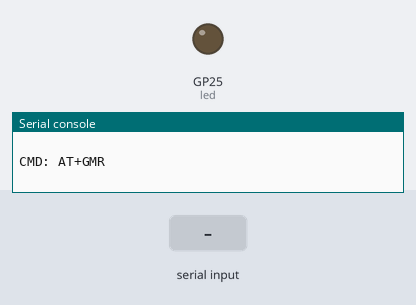
Simulated run of this program. Board: Raspberry Pi Pico running MicroPython. Shown: output pins drawn as LEDs (lit = HIGH), the last lines printed to the serial console. The inputs (shaded band) are chosen by the test bench. The modem accepts every AT command (registered, SIM ready, sends succeed) and sends nothing else; values from a settings file that is not in the repository are placeholders.

Above: at 5.0 s.
5.1 s: "+IPD\n" received over the second serial link
At 46.0 s:
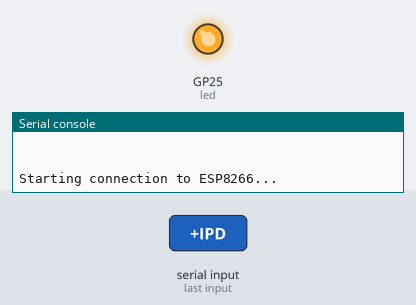
Timing chart, 0 to 46.7 s (numbered marks = the images above; inputs shaded):
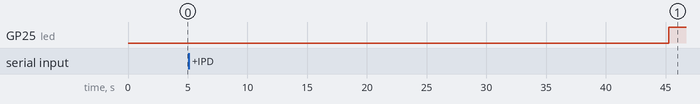

The program:

main.py
```python
import uos
from machine import UART, Pin,ADC
import utime
import time
led = Pin(25,Pin.OUT)
recv_buf="" # receive buffer global variable
sensor_temp = ADC(4) # Connect to the internal temperature sensor
conversion_factor = 3.3 / (65535)
try:
    from secrets import secrets
except ImportError:
    print("All secret keys are kept in secrets.py, please add them there!")
    raise
ssid = secrets["ssid" ]
password_wifi = secrets["password"]
print()
print("Machine: \t" + uos.uname()[4])
print("MicroPython: \t" + uos.uname()[3])
rx_pin = Pin(17)
tx_pin = Pin(16)
temp_in_pin = Pin(0)
temp_out_pin = Pin(1)

#uart = UART(id=0, rx=rx_pin, tx=tx_pin, baudrate=115200)
uart0 = UART(0, rx=rx_pin, tx=tx_pin, baudrate=115200)
#uart0 = UART(0, baudrate=115200)
print(uart0)


def Rx_ESP_Data():
    recv=bytes()
    while uart0.any()>0:
        recv+=uart0.read(1)
    res=recv.decode('utf-8')
    return res

def Connect_WiFi(cmd, uart=uart0, timeout=3000):
    print("CMD: " + cmd)
    uart.write(cmd)
    utime.sleep(7.0)
    Wait_ESP_Rsp(uart, timeout)
    print()

def Send_AT_Cmd(cmd, uart=uart0, timeout=3000):
    print("CMD: " + cmd)
    uart.write(cmd)
    Wait_ESP_Rsp(uart, timeout)
    print()

def Wait_ESP_Rsp(uart=uart0, timeout=3000):
    prvMills = utime.ticks_ms()
    resp = b""
    while (utime.ticks_ms()-prvMills)<timeout:
        if uart.any():
            resp = b"".join([resp, uart.read(1)])
    print("resp:")
    try:
        print(resp.decode())
    except UnicodeError:
        print(resp)

Send_AT_Cmd('AT\r\n')          #Test AT startup
Send_AT_Cmd('AT+GMR\r\n')      #Check version information
Send_AT_Cmd('AT+CIPSERVER=0\r\n')      #Check version information
Send_AT_Cmd('AT+RST\r\n')      #Check version information
Send_AT_Cmd('AT+RESTORE\r\n')  #Restore Factory Default Settings
Send_AT_Cmd('AT+CWMODE?\r\n')  #Query the WiFi mode
Send_AT_Cmd('AT+CWMODE=1\r\n') #Set the WiFi mode = Station mode
Send_AT_Cmd('AT+CWMODE?\r\n')  #Query the WiFi mode again
#Send_AT_Cmd('AT+CWLAP\r\n', timeout=10000) #List available APs
Connect_WiFi('AT+CWJAP="' + ssid +'","' + password_wifi +'"\r\n', timeout=5000) #Connect to AP
Send_AT_Cmd('AT+CIFSR\r\n')    #Obtain the Local IP Address
time.sleep_ms(10)
Send_AT_Cmd('AT+CIPMUX=1\r\n')    #Obtain the Local IP Address
time.sleep_ms(100)
Send_AT_Cmd('AT+CIPSERVER=1,80\r\n')    #Obtain the Local IP Address
time.sleep_ms(100)
print ('Starting connection to ESP8266...')
while True:
    led.value(1)
    time.sleep_ms(100)
    led.value(0)
    res =""
    res=Rx_ESP_Data()
    if '+IPD' in res: # if the buffer contains IPD(a connection), then respond with HTML handshake
        id_index = res.find('+IPD')
        #reading temperature
        reading = sensor_temp.read_u16() * conversion_factor
        temperature = 27 - (reading - 0.706)/0.001721

        print(str(round(temperature, 0)))
        msg = '<center><h2>Temperature: ' + str(round(temperature, 0)) + 'C. </h2></center>'
        print("resp:")
        print(res)
        connection_id =  res[id_index+5]
        print("connectionId:" + connection_id)
        print ('! Incoming connection - sending webpage')
        uart0.write('AT+CIPSEND='+connection_id+',200'+'\r\n')
        #Send a HTTP response then a webpage as bytes the 108 is the amount of bytes you are sending, change this if you change the data sent below
        time.sleep_ms(5)
        uart0.write('HTTP/1.1 200 OK'+'\r\n')
        uart0.write('Content-Type: text/html'+'\r\n')
        uart0.write('Connection: close'+'\r\n')
        uart0.write(''+'\r\n')
        uart0.write('<!DOCTYPE HTML>'+'\r\n')
        uart0.write('<html>'+'\r\n')
        uart0.write('<body><center><h1>Raspberry Pi Pico Web Server</h1></center>'+'\r\n')
        uart0.write(msg +'\r\n')
        uart0.write('</body></html>'+'\r\n')
        utime.sleep_ms(10)
        Send_AT_Cmd('AT+CIPCLOSE='+ connection_id+'\r\n') # once file sent, close connection
        utime.sleep_ms(10)
        recv_buf="" #reset buffer6
        print ('Waiting For connection...')      
```
